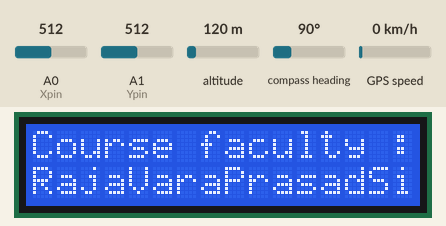
Bench run of a sketch on a simulated Arduino Uno, built with avr-gcc and run on an emulated ATmega328P. On the bench: 16×2 character LCD. The inputs (shaded band) are chosen by the test bench; at power-on: GPS speed 0 km/h, A0 (Xpin) = 512, A1 (Ypin) = 512, altitude 120 m, compass heading 90°. The GPS gets a fix after 3 s at 37.7749, -122.4194 with 8 satellites; the modem accepts every AT command (registered, SIM ready, sends succeed) and sends nothing else.

Above: at 3.1 s.
At 19.3 s:
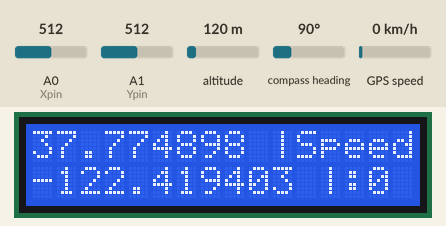
19.4 s: GPS speed set to 2 km/h
At 21.7 s:
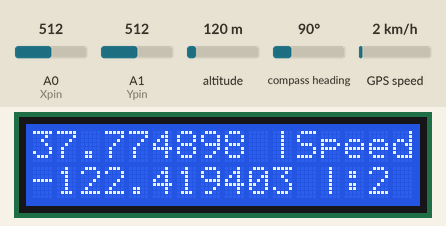
22.9 s: GPS speed set to 30 km/h
At 25.0 s:
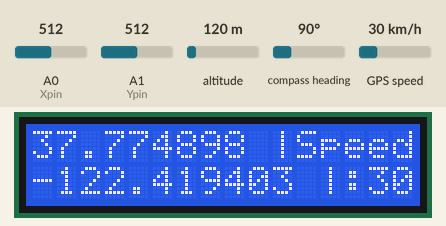
26.1 s: GPS speed set to 60 km/h
At 28.4 s:
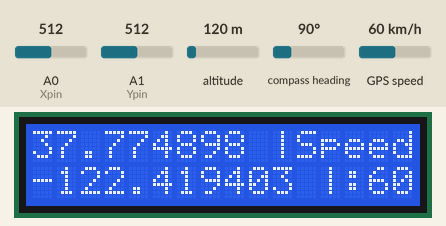
Timing chart, 0 to 29.9 s (numbered marks = the images above; inputs shaded):
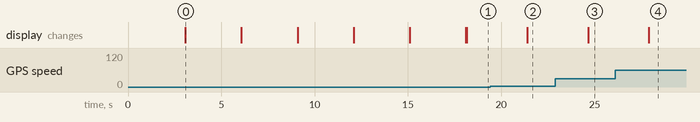

Measured:
- after the input at 19.4 s, the display: changes after 2.0 s (image 2)
- after the input at 22.9 s, the display: changes after 1.8 s (image 3)
- after the input at 26.1 s, the display: changes after 1.8 s (image 4)
- what the display in image 0 shows lasts 3.0 s, from 3.1 s to 6.1 s

The sketch:

Arduino_code_For_ES_Project.ino
```cpp
#include <LiquidCrystal.h>
#include <SoftwareSerial.h>
#include <TinyGPS.h>
#include <Wire.h>
const int Xpin=A0;
const int Ypin=A1;
static int speed_count = 0;
int toggle_state = 0;
LiquidCrystal lcd(8, 9, 10, 11, 12, 13);
SoftwareSerial GPS(3,4);         //GPS TX pin to  3 and RX pin to 4
TinyGPS gps;
SoftwareSerial GSMSerial(5,6);  //GSM TX pin to 5 and RX pin to 6

void setup()
{
  lcd.begin(16,2);
  GSMSerial.begin(9600);
  Serial.begin(9600);
  GPS.begin(9600);
  Wire.begin(2);
  Wire.onRequest(Request);
  lcd.setCursor(0,0);
  lcd.print("Welcome to IIITS");
  lcd.setCursor(0,1);
  lcd.print("Embedded Systems");
  delay(3000);
  lcd.clear();
  lcd.setCursor(0,0);
  lcd.print("Course faculty :");
  lcd.setCursor(0,1);
  lcd.print("RajaVaraPrasadSir");
  delay(3000);
  lcd.clear();
  lcd.setCursor(0,0);
  lcd.print("End Evaluation");
  lcd.setCursor(0,1);
  lcd.print("Group Members :");
  delay(3000);
  lcd.clear();
  lcd.setCursor(0,0);
  lcd.print("   Shivamani    ");
  lcd.setCursor(0,1);
  lcd.print("   Akanksha     ");
  delay(3000);
  lcd.clear();
  lcd.setCursor(0,0);
  lcd.print("  Nikhil Chava  ");
  lcd.setCursor(0,1);
  lcd.print("   Sai Balu     ");
  delay(3000);
  lcd.clear();
  lcd.setCursor(0,0);
  lcd.print("Vehicle Tracking");
  lcd.setCursor(0,1);
  lcd.print("Accident Alert  ");
  delay(3000);
  lcd.clear();
}

long lat,lon;
char lati[16];
char longi[16];
char Speed[5];
char Xaxi[5];
char Yaxi[5];
char SpeedCount[5];
char latitude1[50];
char longitude1[50];

void loop()
{
  char cdata;
  int fkmph=0;
  int Xaxis=330;
  int Yaxis=330;
  byte a;
  if(GPS.available())
    {
   a=GPS.read();
   while(gps.encode(a))   // encode gps data
   {
    gps.get_position(&lat,&lon);        // get latitude and longitude
    //Serial.print("Position:");
    //Serial.print((lat*0.000001),6);
    //Serial.print(",");
    //Serial.println((lon*0.000001),6);
    lcd.setCursor(0,0);
    lcd.print((lat*0.000001),6);
    lcd.print(" |Speed");
    lcd.setCursor(0,1);
    lcd.print((lon*0.000001),6);
    fkmph = gps.f_speed_kmph();        // speed in km/hr
    //Serial.print("SPEED: ");
    //Serial.println(fkmph);
    lcd.print(" |:");
    lcd.print(fkmph);
    lcd.print("  ");
    //lcd.clear(14);

    ltoa(lat,lati,10);
    //Serial.println(lati);

    ltoa(lon,longi,10);
    //Serial.println(longi);

    itoa(fkmph,Speed,10);
    //Serial.println(Speed);

    Xaxis=analogRead(Xpin);
    Yaxis=analogRead(Ypin);

    itoa(Xaxis,Xaxi,10);
    //Serial.println(Xaxi);

    itoa(Yaxis,Yaxi,10);
    //Serial.println(Yaxi);

    itoa(speed_count,SpeedCount,5);

    //Serial.print("X :");
    //Serial.println(Xaxis);
    //Serial.print("Y :");
    //Serial.println(Yaxis);
    //Serial.println();

    if (fkmph>=50)
    {
      if(toggle_state == 0){
      SendMessage();
      toggle_state =1;
    }
    }
    else {
      toggle_state = 0;
    }

    if (Xaxis>=390 || Yaxis>=390 || Xaxis<=270 || Yaxis<=270)
    {
      AccidentMessage();
    }
   }
    }
}

void Request()
{
  Wire.write(lati);
  Wire.write(",");
  Wire.write(longi);
  Wire.write(",");
  Wire.write(Xaxi);
  Wire.write(",");
  Wire.write(Yaxi);
  Wire.write(",");
  Wire.write(SpeedCount);
  Wire.write(",");
  Wire.write(Speed);
  Wire.write("\n");
}

void SendMessage()
{
  GSMSerial.println("AT+CMGF=1");                                 //Sets the GSM Module in Text Mode
  delay(1000);                                                    // Delay of 1000 milli seconds or 1 second
  GSMSerial.println("AT+CMGS=\"+91xxxxxxxxxx\"\r");               // Replace x with mobile number
  delay(1000);
  GSMSerial.println("Your vehicle crossed the speed limit...!");  // The SMS text you want to send
  delay(100);
   GSMSerial.println((char)26);// ASCII code of CTRL+Z
  delay(1000);
  speed_count++;
}

void AccidentMessage()
{
  GSMSerial.println("AT+CMGF=1");                             //Sets the GSM Module in Text Mode
  delay(1000);                                                // Delay of 1000 milli seconds or 1 second
  GSMSerial.println("AT+CMGS=\"+91xxxxxxxxxx\"\r");           // Replace x with mobile number
  delay(1000);
  GSMSerial.println("Accident Alert......!");                 // The SMS text you want to send
  GSMSerial.print("https://www.google.com/search?q=");
  GSMSerial.print(lat*0.000001,6);
  GSMSerial.print("%2C");
  GSMSerial.print(lon*0.000001,6);
  delay(100);
   GSMSerial.println((char)26);                               // ASCII code of CTRL+Z
  delay(1000);
}
```
